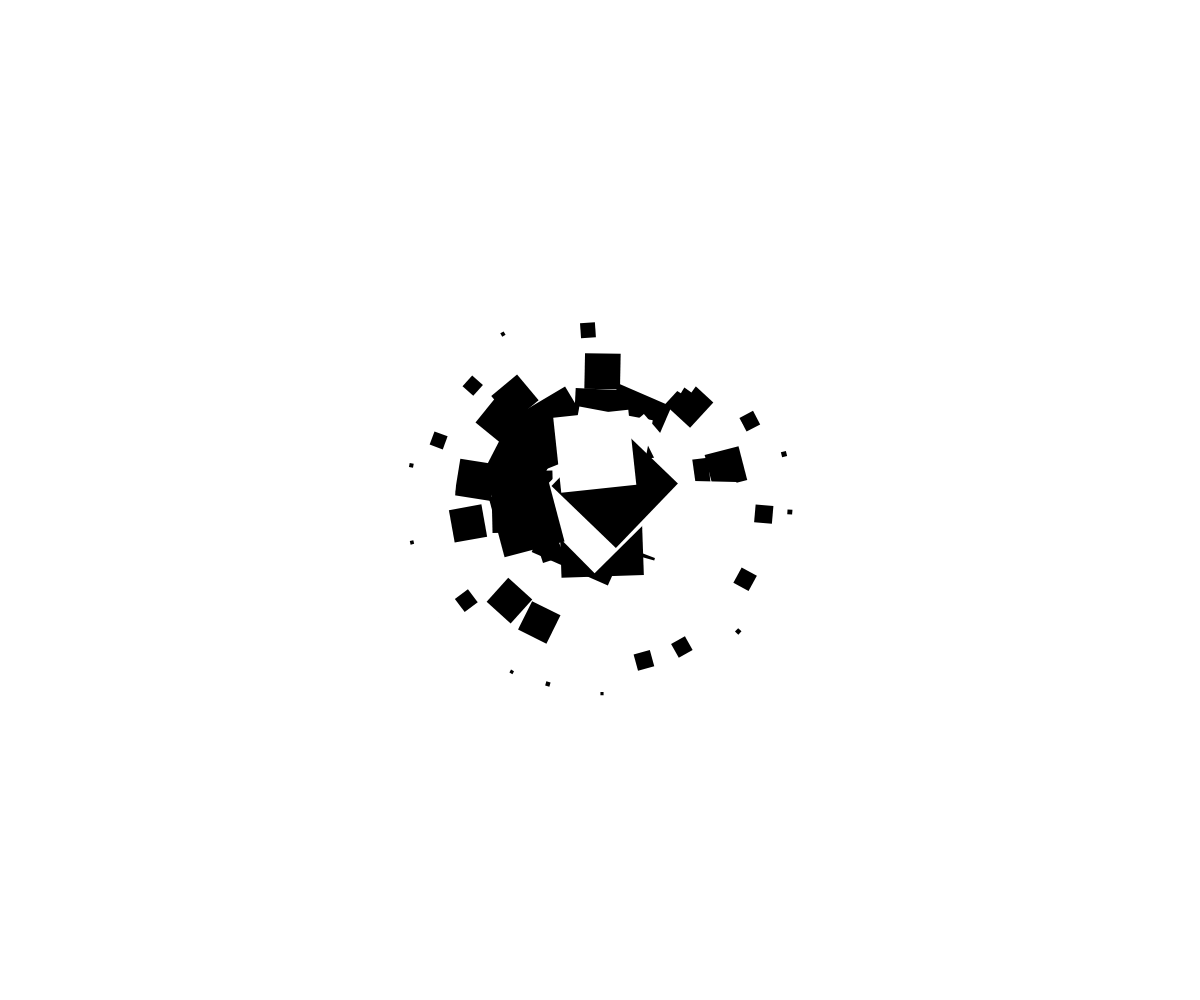
Frame 1 (no input)
Frame 2 (the mouse pressed at the canvas centre, redrawn once): identical to frame 1, image omitted

The p5.js sketch that drew this single still picture (run headless with seeded random() and noise() and a simulated clock; the mouse was pressed at the canvas centre and the sketch redrawn once):

// p5.js sketch
// ── sketch.js

var mesBars = [];
var mesBarsR = [];
var nombreDeBar = 100;

function setup() {
	createCanvas(windowWidth, windowHeight);
	console.log(mesBars);
 	for( var i = 0 ; i <nombreDeBar ; i = i + 1){
 		mesBars.push( random(50, 150) );
 		mesBarsR.push( random(-1, 1) );
 	}
 	console.log(mesBars);
 	rectMode(CENTER)
 	noLoop();
}

function draw() {
	background(255);
	translate(width/2, height/2);
	fill(0);
	noStroke();
	for( var i = 0 ; i < nombreDeBar ; i = i + 1){
		if(i % 2 == 0){
			fill(255);
		}else{
			fill(0);
		}
		var temps = millis() / 10000;
		var anim = sin(temps + i);
		rotate(millis() / 10000 + i);
		rect(
			anim * 200, 0, 
			(1-abs(anim)) * 100, (1-abs(anim)) * 100
		);
		rotate(-millis() / 10000 + i);
		rotate(2 * PI / nombreDeBar)
	}
}








// ── TheWebIsNotTheNet.js
var data = [{
	startAt : "00:00:00.190",
	endAt : "00:00:03.330",
	content : "Hey, Vsauce. Michael here."
},{
	startAt : "00:00:03.330",
	endAt : "00:00:07.540",
	content : "Mimas is one of Saturn's cutest moons."
},{
	startAt : "00:00:07.549",
	endAt : "00:00:10.650",
	content : "Its entire surface area is about the same as"
},{
	startAt : "00:00:10.650",
	endAt : "00:00:14.799",
	content : "Spain but its giant crater makes it look like the"
},{
	startAt : "00:00:14.799",
	endAt : "00:00:18.619",
	content : "Death Star. And when NASA made a temperature map"
},{
	startAt : "00:00:18.619",
	endAt : "00:00:22.869",
	content : "of Mimas, they found that the warmest regions, shown here in yellow,"
},{
	startAt : "00:00:22.869",
	endAt : "00:00:26.279",
	content : "resemble Pac-Man eating the crater"
},{
	startAt : "00:00:26.279",
	endAt : "00:00:29.519",
	content : "like a dot. I learned about Mimas whilst"
},{
	startAt : "00:00:29.519",
	endAt : "00:00:32.940",
	content : "surfing the world wide web like a true internaut."
},{
	startAt : "00:00:34.180",
	endAt : "00:00:35.960",
	content : "But the Web and the"
},{
	startAt : "00:00:35.969",
	endAt : "00:00:39.899",
	content : "Internet are different things. The World Wide Web"
},{
	startAt : "00:00:39.899",
	endAt : "00:00:44.329",
	content : "and the Internet have names that are similar shapes but they"
},{
	startAt : "00:00:44.329",
	endAt : "00:00:47.879",
	content : "catch different things. And, as we will see,"
},{
	startAt : "00:00:47.879",
	endAt : "00:00:51.270",
	content : "surfing the world wide web is radical"
},{
	startAt : "00:00:51.270",
	endAt : "00:00:54.690",
	content : "but it's also apropos. Metaphorically speaking"
},{
	startAt : "00:00:54.690",
	endAt : "00:00:58.510",
	content : "the web is pretty wet."
},{
	startAt : "00:00:58.510",
	endAt : "00:01:01.879",
	content : "Before the web existed, and before the Internet existed,"
},{
	startAt : "00:01:01.879",
	endAt : "00:01:05.089",
	content : "there were computers but they were big"
},{
	startAt : "00:01:05.089",
	endAt : "00:01:08.260",
	content : "and lonely. They couldn't really talk to one another."
},{
	startAt : "00:01:08.260",
	endAt : "00:01:12.100",
	content : "I mean, sure, you could connect similar pieces of hardware that spoke similar"
},{
	startAt : "00:01:12.100",
	endAt : "00:01:13.880",
	content : "protocols but that was just"
},{
	startAt : "00:01:13.880",
	endAt : "00:01:18.439",
	content : "a network. To connect disparate global machines"
},{
	startAt : "00:01:18.439",
	endAt : "00:01:22.070",
	content : "you would need a network of networks."
},{
	startAt : "00:01:22.070",
	endAt : "00:01:26.460",
	content : "And in the 1960s a bunch of brilliant minds collaborated on just"
},{
	startAt : "00:01:26.460",
	endAt : "00:01:31.600",
	content : "such a thing. Now, at the time, the phone companies weren't very interested"
},{
	startAt : "00:01:31.600",
	endAt : "00:01:35.439",
	content : "and because no single institution could foot the entire responsibility"
},{
	startAt : "00:01:35.439",
	endAt : "00:01:39.040",
	content : "and computing power needed for dedicated lines... Well,"
},{
	startAt : "00:01:39.040",
	endAt : "00:01:42.530",
	content : "more innovative and efficient methods were used."
},{
	startAt : "00:01:42.530",
	endAt : "00:01:46.740",
	content : "A system spanning many nations is international."
},{
	startAt : "00:01:46.740",
	endAt : "00:01:49.780",
	content : "So, a system spanning many networks"
},{
	startAt : "00:01:49.790",
	endAt : "00:01:54.979",
	content : "is an Internetwork. It wouldn't be until 1974,"
},{
	startAt : "00:01:54.979",
	endAt : "00:01:58.000",
	content : "in this very document, that the word Internetwork"
},{
	startAt : "00:01:58.000",
	endAt : "00:02:01.869",
	content : "would be officially shortened to what we use today - Internet."
},{
	startAt : "00:02:01.869",
	endAt : "00:02:05.450",
	content : "On October 29th, 1969,"
},{
	startAt : "00:02:05.450",
	endAt : "00:02:08.580",
	content : "exactly 100 days after we first"
},{
	startAt : "00:02:08.580",
	endAt : "00:02:11.730",
	content : "landed on a distant rock across space,"
},{
	startAt : "00:02:11.730",
	endAt : "00:02:14.739",
	content : "we first landed a letter on a"
},{
	startAt : "00:02:14.739",
	endAt : "00:02:20.230",
	content : "distant screen across the Internet. Leonard Kleinrock and a team at UCLA"
},{
	startAt : "00:02:20.230",
	endAt : "00:02:21.930",
	content : "decided to send the word"
},{
	startAt : "00:02:21.930",
	endAt : "00:02:25.459",
	content : "'login' to a different model of computer at Stanford."
},{
	startAt : "00:02:25.459",
	endAt : "00:02:29.779",
	content : "They sent the 'L' and it arrived. They sent the 'O'"
},{
	startAt : "00:02:29.780",
	endAt : "00:02:33.600",
	content : "and it arrived. And then the system crashed."
},{
	startAt : "00:02:33.610",
	endAt : "00:02:37.400",
	content : "But still, the first message sent over an Internet"
},{
	startAt : "00:02:37.400",
	endAt : "00:02:41.120",
	content : "was a big deal. On a list of technological achievements it would rank"
},{
	startAt : "00:02:41.120",
	endAt : "00:02:45.300",
	content : "quite high, even though it was literally"
},{
	startAt : "00:02:45.300",
	endAt : "00:02:48.400",
	content : "lo... Fast-forward"
},{
	startAt : "00:02:48.400",
	endAt : "00:02:53.110",
	content : "two decades. CERN is working on a lot of different projects with different people"
},{
	startAt : "00:02:53.110",
	endAt : "00:02:54.110",
	content : "and technologies"
},{
	startAt : "00:02:54.110",
	endAt : "00:02:57.110",
	content : "to figure out who or what is doing what..."
},{
	startAt : "00:02:57.110",
	endAt : "00:03:02.379",
	content : "You can just look it up on the Internet. But the way information was organized on the internet"
},{
	startAt : "00:03:02.379",
	endAt : "00:03:06.129",
	content : "was illogical. Based on hierarchies, "
},{
	startAt : "00:03:06.129",
	endAt : "00:03:10.159",
	content : "linearly, it was lame. And this annoyed a guy"
},{
	startAt : "00:03:10.159",
	endAt : "00:03:14.360",
	content : "named Tim Berners-Lee. You see,  you could follow a tree for a really long time"
},{
	startAt : "00:03:14.360",
	endAt : "00:03:17.500",
	content : "only to reach a person or technology involved in some other project"
},{
	startAt : "00:03:17.500",
	endAt : "00:03:20.680",
	content : "and for information on that you have to go back to the beginning and start all"
},{
	startAt : "00:03:20.680",
	endAt : "00:03:21.580",
	content : "over again."
},{
	startAt : "00:03:21.580",
	endAt : "00:03:25.129",
	content : "So, in March of 1989, Tim Berners-Lee"
},{
	startAt : "00:03:25.129",
	endAt : "00:03:29.560",
	content : "wrote a powerful paper simply titled \"Information management:"
},{
	startAt : "00:03:29.560",
	endAt : "00:03:33.840",
	content : "A Proposal.\" He argued that notes with links,"
},{
	startAt : "00:03:33.840",
	endAt : "00:03:37.040",
	content : "like references, between them is far more useful than a"
},{
	startAt : "00:03:37.040",
	endAt : "00:03:40.379",
	content : "fixed hierarchical system. Instead of trees,"
},{
	startAt : "00:03:40.379",
	endAt : "00:03:43.890",
	content : "Berners-Lee was proposing a web."
},{
	startAt : "00:03:44.740",
	endAt : "00:03:49.900",
	content : "Webbed systems that connect documents in nonlinear ways already existed."
},{
	startAt : "00:03:49.900",
	endAt : "00:03:53.659",
	content : "They were called hypertext. But Tim Berners-Lee"
},{
	startAt : "00:03:53.659",
	endAt : "00:03:57.739",
	content : "officiated the marriage of hypertext webs and the Internet"
},{
	startAt : "00:03:57.739",
	endAt : "00:04:03.150",
	content : "to produce a web that was worldwide. It was the vast connected logical and"
},{
	startAt : "00:04:03.150",
	endAt : "00:04:06.860",
	content : "useful partnership needed to make the Internet the most quickly adopted"
},{
	startAt : "00:04:06.860",
	endAt : "00:04:09.959",
	content : "form of communication in our species' history."
},{
	startAt : "00:04:09.959",
	endAt : "00:04:13.120",
	content : "The Internet connects participants,"
},{
	startAt : "00:04:13.120",
	endAt : "00:04:17.019",
	content : "the web connects information. Specifically"
},{
	startAt : "00:04:17.019",
	endAt : "00:04:21.250",
	content : "hypertext documents accessed via the Internet."
},{
	startAt : "00:04:21.250",
	endAt : "00:04:26.040",
	content : "You can see the computer Tim Berners-Lee created the world wide web with"
},{
	startAt : "00:04:26.040",
	endAt : "00:04:29.860",
	content : "in the London Science Museum. Twenty-five years ago"
},{
	startAt : "00:04:29.870",
	endAt : "00:04:34.740",
	content : "if you had unplugged this computer you would have literally shut down"
},{
	startAt : "00:04:34.740",
	endAt : "00:04:38.280",
	content : "the entire web. The first website"
},{
	startAt : "00:04:38.280",
	endAt : "00:04:43.810",
	content : "was info.cern.ch. Today it provides a simulator that allows you to"
},{
	startAt : "00:04:43.810",
	endAt : "00:04:45.009",
	content : "view the web"
},{
	startAt : "00:04:45.009",
	endAt : "00:04:48.160",
	content : "as it appeared as a baby. We've come"
},{
	startAt : "00:04:48.160",
	endAt : "00:04:52.810",
	content : "a long way since this. If you really want your mind blown,"
},{
	startAt : "00:04:52.810",
	endAt : "00:04:56.389",
	content : "check out Onesecond[.designly.com] on the web. You can see how many"
},{
	startAt : "00:04:56.389",
	endAt : "00:05:00.280",
	content : "Facebook likes, Tweets and even e-mails are sent every second"
},{
	startAt : "00:05:00.280",
	endAt : "00:05:05.050",
	content : "and how many have been sent since you first opened the page."
},{
	startAt : "00:05:05.050",
	endAt : "00:05:08.740",
	content : "Isaac Asimov once said that Earth should have been named"
},{
	startAt : "00:05:08.740",
	endAt : "00:05:12.130",
	content : "ocean because the sea is its dominant"
},{
	startAt : "00:05:12.130",
	endAt : "00:05:15.509",
	content : "feature. Our oceans are vast"
},{
	startAt : "00:05:15.509",
	endAt : "00:05:20.180",
	content : "and dangerous and deep and mysterious. So, it's no mystery that when people needed"
},{
	startAt : "00:05:20.180",
	endAt : "00:05:22.410",
	content : "a metaphor to describe the Internet"
},{
	startAt : "00:05:22.410",
	endAt : "00:05:26.090",
	content : "and the seemingly endless and often uncharted"
},{
	startAt : "00:05:26.090",
	endAt : "00:05:30.199",
	content : "web of hypertext it delivered, they ran for the sea."
},{
	startAt : "00:05:30.199",
	endAt : "00:05:33.310",
	content : "We surf the web, navigating"
},{
	startAt : "00:05:33.310",
	endAt : "00:05:37.100",
	content : "streams of data. There are pirates and floods and phishing."
},{
	startAt : "00:05:37.100",
	endAt : "00:05:40.820",
	content : "Even blogs and vlogs have their linguistic origins"
},{
	startAt : "00:05:40.820",
	endAt : "00:05:45.560",
	content : "in logs - records originally kept by captains at sea."
},{
	startAt : "00:05:45.560",
	endAt : "00:05:49.200",
	content : "Like liquid water, the web is a phenomenal solvent."
},{
	startAt : "00:05:49.210",
	endAt : "00:05:53.090",
	content : "It makes material widely accessible and available."
},{
	startAt : "00:05:53.090",
	endAt : "00:05:56.680",
	content : "It has been estimated that every web page is an average"
},{
	startAt : "00:05:56.680",
	endAt : "00:05:59.910",
	content : "of only 19 clicks away from every"
},{
	startAt : "00:05:59.910",
	endAt : "00:06:02.970",
	content : "other web page. Like our oceans,"
},{
	startAt : "00:06:02.970",
	endAt : "00:06:06.370",
	content : "the web is really just one global"
},{
	startAt : "00:06:06.370",
	endAt : "00:06:09.740",
	content : "sea. And like our oceans, the web"
},{
	startAt : "00:06:09.740",
	endAt : "00:06:13.870",
	content : "is an ecosystem we need to be careful to protect."
},{
	startAt : "00:06:13.870",
	endAt : "00:06:18.169",
	content : "It is flexible and flowing, and as we are finding out,"
},{
	startAt : "00:06:18.169",
	endAt : "00:06:23.080",
	content : "the web, like liquid water, is something you can see yourself in."
},{
	startAt : "00:06:23.080",
	endAt : "00:06:26.819",
	content : "In the 1990s, Douglas Rushkoff coined the term"
},{
	startAt : "00:06:26.819",
	endAt : "00:06:31.050",
	content : "screenagers to describe a generation that for the first time ever was growing"
},{
	startAt : "00:06:31.050",
	endAt : "00:06:32.569",
	content : "up to think that images"
},{
	startAt : "00:06:32.569",
	endAt : "00:06:36.210",
	content : "on screens weren't just something to passively stare at,"
},{
	startAt : "00:06:36.210",
	endAt : "00:06:39.880",
	content : "but, instead, were something to be manipulated."
},{
	startAt : "00:06:39.880",
	endAt : "00:06:42.970",
	content : "Well, today it's even more extreme."
},{
	startAt : "00:06:42.970",
	endAt : "00:06:46.389",
	content : "The tools and connectivity, provided by the Web, allow us to think"
},{
	startAt : "00:06:46.389",
	endAt : "00:06:49.400",
	content : "of images on screens not just as things to manipulate"
},{
	startAt : "00:06:49.400",
	endAt : "00:06:54.090",
	content : "but as things to project our own identities onto."
},{
	startAt : "00:06:54.090",
	endAt : "00:06:58.220",
	content : "Not everyone who does this is a professional storyteller"
},{
	startAt : "00:06:58.220",
	endAt : "00:07:02.090",
	content : "or acclaimed poet or coherent."
},{
	startAt : "00:07:02.090",
	endAt : "00:07:08.360",
	content : "But, content aside, hyperlinked webs of human expression are incredibly rich enviroments"
},{
	startAt : "00:07:08.360",
	endAt : "00:07:12.760",
	content : "and they exercise the brain, more so than books?"
},{
	startAt : "00:07:13.820",
	endAt : "00:07:15.840",
	content : "Well, for the sake of argument,"
},{
	startAt : "00:07:15.849",
	endAt : "00:07:19.590",
	content : "let's read from \"Everything Bad is Good for You,\""
},{
	startAt : "00:07:19.590",
	endAt : "00:07:22.690",
	content : "a book by Steven Johnson. Now, in this passage"
},{
	startAt : "00:07:22.690",
	endAt : "00:07:26.009",
	content : "he imagines a world in which books were invented"
},{
	startAt : "00:07:26.009",
	endAt : "00:07:29.479",
	content : "after video games and the World Wide Web."
},{
	startAt : "00:07:29.479",
	endAt : "00:07:32.840",
	content : "Kids everywhere are starting to read these new fangled"
},{
	startAt : "00:07:32.840",
	endAt : "00:07:37.300",
	content : "books and teachers and parents are concerned. He imagines"
},{
	startAt : "00:07:37.300",
	endAt : "00:07:40.530",
	content : "they might say something like this:"
},{
	startAt : "00:07:40.530",
	endAt : "00:07:43.710",
	content : "\"Perhaps the most dangerous property of these books"
},{
	startAt : "00:07:43.710",
	endAt : "00:07:47.160",
	content : "is the fact that they follow a fixed linear path."
},{
	startAt : "00:07:47.160",
	endAt : "00:07:50.680",
	content : "You can't control their narratives in any fashion. You simply sit back"
},{
	startAt : "00:07:50.680",
	endAt : "00:07:53.900",
	content : "and have the story dictated to you."
},{
	startAt : "00:07:53.900",
	endAt : "00:07:58.229",
	content : "For those of us raised on interactive narratives, this property may seem"
},{
	startAt : "00:07:58.229",
	endAt : "00:08:01.419",
	content : "astonishing. Why would anyone want to embark on an adventure"
},{
	startAt : "00:08:01.419",
	endAt : "00:08:04.530",
	content : "utterly choreographed by another person?"
},{
	startAt : "00:08:04.530",
	endAt : "00:08:07.919",
	content : "But today's generation embarks on such adventures"
},{
	startAt : "00:08:07.919",
	endAt : "00:08:11.410",
	content : "millions of times a day. Reading is not an"
},{
	startAt : "00:08:11.410",
	endAt : "00:08:15.310",
	content : "active participatory process, it's a submissive one."
},{
	startAt : "00:08:15.310",
	endAt : "00:08:18.389",
	content : "The book readers of the younger generation are learning"
},{
	startAt : "00:08:18.389",
	endAt : "00:08:22.610",
	content : "to follow the plot instead of learning to lead.\""
},{
	startAt : "00:08:22.610",
	endAt : "00:08:25.759",
	content : "Interesting. But you might be thinking, come on,"
},{
	startAt : "00:08:25.759",
	endAt : "00:08:29.080",
	content : "Michael, you can't set content aside that easily."
},{
	startAt : "00:08:29.080",
	endAt : "00:08:32.640",
	content : "What about all the dumb and superficial stuff the web propagates?"
},{
	startAt : "00:08:32.640",
	endAt : "00:08:37.099",
	content : "I mean, surely a lot of it is just completely useless. We're humans, after all, we should"
},{
	startAt : "00:08:37.100",
	endAt : "00:08:42.019",
	content : "be valuing reason. Maybe."
},{
	startAt : "00:08:42.019",
	endAt : "00:08:46.279",
	content : "But is that really what makes us special? As Unamuno said,"
},{
	startAt : "00:08:46.279",
	endAt : "00:08:49.490",
	content : "\"more often I have seen a cat reason"
},{
	startAt : "00:08:49.490",
	endAt : "00:08:52.750",
	content : "than laugh or weep. Perhaps it weeps or laughs"
},{
	startAt : "00:08:52.750",
	endAt : "00:08:57.649",
	content : "inwardly. But then perhaps, also inwardly, a crab resolves equations"
},{
	startAt : "00:08:57.649",
	endAt : "00:09:03.410",
	content : "of the second degree.\" What if cheap laughs and sappy poems and gossip and"
},{
	startAt : "00:09:03.410",
	endAt : "00:09:06.029",
	content : "whining and drama and selfies really are"
},{
	startAt : "00:09:06.029",
	endAt : "00:09:10.790",
	content : "the most human thing the web has allowed us to do?"
},{
	startAt : "00:09:10.790",
	endAt : "00:09:14.760",
	content : "That's deep. But not as deep as the Deep Web,"
},{
	startAt : "00:09:14.760",
	endAt : "00:09:18.220",
	content : "the hidden web. The part of the web invisible"
},{
	startAt : "00:09:18.220",
	endAt : "00:09:23.380",
	content : "to search engines. Now, most of this stuff is innocuous content hidden behind pay"
},{
	startAt : "00:09:23.380",
	endAt : "00:09:25.220",
	content : "walls or password protection"
},{
	startAt : "00:09:25.220",
	endAt : "00:09:28.980",
	content : "or dynamically created web pages. But we haven't"
},{
	startAt : "00:09:28.980",
	endAt : "00:09:33.000",
	content : "even indexed this stuff. And it's not 1% of the web,"
},{
	startAt : "00:09:33.000",
	endAt : "00:09:36.350",
	content : "it's not 10%. It's 80%"
},{
	startAt : "00:09:36.350",
	endAt : "00:09:39.459",
	content : "of the entire World Wide Web."
},{
	startAt : "00:09:39.459",
	endAt : "00:09:42.709",
	content : "The web is a deep ocean"
},{
	startAt : "00:09:42.709",
	endAt : "00:09:46.940",
	content : "and we are frantically making waves in it. For instance, take a look at real time"
},{
	startAt : "00:09:46.940",
	endAt : "00:09:51.940",
	content : "emoji usage on Twitter and say a few words of encouragement to be"
},{
	startAt : "00:09:51.940",
	endAt : "00:09:56.519",
	content : "least popular emoji. We are also exploring the web"
},{
	startAt : "00:09:56.519",
	endAt : "00:10:00.690",
	content : "frantically. It's an entirely new frontier. Every single day"
},{
	startAt : "00:10:00.690",
	endAt : "00:10:04.399",
	content : "Google receives 500 million search queries"
},{
	startAt : "00:10:04.399",
	endAt : "00:10:08.670",
	content : "it has never been asked before."
},{
	startAt : "00:10:08.670",
	endAt : "00:10:12.279",
	content : "Where will all of this exploration lead?"
},{
	startAt : "00:10:12.279",
	endAt : "00:10:17.620",
	content : "Who knows? But to go back to our metaphor, the very same suits we built to explore"
},{
	startAt : "00:10:17.620",
	endAt : "00:10:19.600",
	content : "the depths of the ocean"
},{
	startAt : "00:10:19.600",
	endAt : "00:10:22.910",
	content : "inspired and enabled the suits we would later use"
},{
	startAt : "00:10:22.910",
	endAt : "00:10:27.209",
	content : "to go beyond Earth. So, keep exploring,"
},{
	startAt : "00:10:27.209",
	endAt : "00:10:28.489",
	content : "keep surfing."
},{
	startAt : "00:10:28.540",
	endAt : "00:10:29.540",
	content : "And as always,"
},{
	startAt : "00:10:29.540",
	endAt : "00:10:31.200",
	content : "thanks for watching."
}]	
